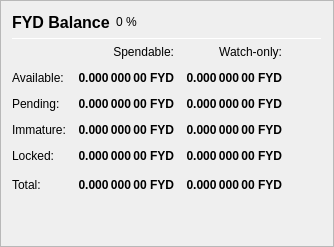
                   <widget class="QFrame" name="frame_Balances">
                    <property name="frameShape">
                     <enum>QFrame::StyledPanel</enum>
                    </property>
                    <property name="frameShadow">
                     <enum>QFrame::Raised</enum>
                    </property>
                    <layout class="QVBoxLayout" name="verticalLayout_4">
                     <item>
                      <layout class="QHBoxLayout" name="horizontalLayout_4">
                       <item>
                        <widget class="QLabel" name="label_5">
                         <property name="minimumSize">
                          <size>
                           <width>0</width>
                           <height>20</height>
                          </size>
                         </property>
                         <property name="font">
                          <font>
                           <pointsize>12</pointsize>
                           <weight>75</weight>
                           <bold>true</bold>
                          </font>
                         </property>
                         <property name="text">
                          <string>FYD Balance</string>
                         </property>
                        </widget>
                       </item>
                       <item>
                        <widget class="QLabel" name="labelFYDPercent">
                         <property name="text">
                          <string notr="true">0 %</string>
                         </property>
                        </widget>
                       </item>
                       <item>
                        <spacer name="horizontalSpacer_3">
                         <property name="orientation">
                          <enum>Qt::Horizontal</enum>
                         </property>
                         <property name="sizeHint" stdset="0">
                          <size>
                           <width>40</width>
                           <height>20</height>
                          </size>
                         </property>
                        </spacer>
                       </item>
                      </layout>
                     </item>
                     <item>
                      <widget class="Line" name="line_Balance">
                       <property name="minimumSize">
                        <size>
                         <width>0</width>
                         <height>1</height>
                        </size>
                       </property>
                       <property name="maximumSize">
                        <size>
                         <width>16777215</width>
                         <height>1</height>
                        </size>
                       </property>
                       <property name="orientation">
                        <enum>Qt::Horizontal</enum>
                       </property>
                      </widget>
                     </item>
                     <item>
                      <layout class="QGridLayout" name="gridLayout">
                       <property name="spacing">
                        <number>12</number>
                       </property>
                       <item row="0" column="1">
                        <widget class="QLabel" name="labelSpendable">
                         <property name="text">
                          <string>Spendable:</string>
                         </property>
                         <property name="alignment">
                          <set>Qt::AlignRight|Qt::AlignTrailing|Qt::AlignVCenter</set>
                         </property>
                        </widget>
                       </item>
                       <item row="0" column="2">
                        <widget class="QLabel" name="labelWatchonly">
                         <property name="text">
                          <string>Watch-only:</string>
                         </property>
                         <property name="alignment">
                          <set>Qt::AlignRight|Qt::AlignTrailing|Qt::AlignVCenter</set>
                         </property>
                        </widget>
                       </item>
                       <item row="1" column="0">
                        <widget class="QLabel" name="labelBalanceText">
                         <property name="text">
                          <string>Available:</string>
                         </property>
                        </widget>
                       </item>
                       <item row="1" column="1">
                        <widget class="QLabel" name="labelBalance">
                         <property name="font">
                          <font>
                           <weight>75</weight>
                           <bold>true</bold>
                          </font>
                         </property>
                         <property name="cursor">
                          <cursorShape>IBeamCursor</cursorShape>
                         </property>
                         <property name="toolTip">
                          <string>Your current spendable balance</string>
                         </property>
                         <property name="text">
                          <string notr="true">0.000 000 00 FYD</string>
                         </property>
                         <property name="alignment">
                          <set>Qt::AlignRight|Qt::AlignTrailing|Qt::AlignVCenter</set>
                         </property>
                         <property name="textInteractionFlags">
                          <set>Qt::LinksAccessibleByMouse|Qt::TextSelectableByKeyboard|Qt::TextSelectableByMouse</set>
                         </property>
                        </widget>
                       </item>
                       <item row="1" column="2">
                        <widget class="QLabel" name="labelWatchAvailable">
                         <property name="font">
                          <font>
                           <weight>75</weight>
                           <bold>true</bold>
                          </font>
                         </property>
                         <property name="cursor">
                          <cursorShape>IBeamCursor</cursorShape>
                         </property>
                         <property name="toolTip">
                          <string>Your current balance in watch-only addresses</string>
                         </property>
                         <property name="text">
                          <string notr="true">0.000 000 00 FYD</string>
                         </property>
                         <property name="alignment">
                          <set>Qt::AlignRight|Qt::AlignTrailing|Qt::AlignVCenter</set>
                         </property>
                         <property name="textInteractionFlags">
                          <set>Qt::LinksAccessibleByMouse|Qt::TextSelectableByKeyboard|Qt::TextSelectableByMouse</set>
                         </property>
                        </widget>
                       </item>
                       <item row="2" column="0">
                        <widget class="QLabel" name="labelPendingText">
                         <property name="text">
                          <string>Pending:</string>
                         </property>
                        </widget>
                       </item>
                       <item row="2" column="1">
                        <widget class="QLabel" name="labelUnconfirmed">
                         <property name="font">
                          <font>
                           <weight>75</weight>
                           <bold>true</bold>
                          </font>
                         </property>
                         <property name="cursor">
                          <cursorShape>IBeamCursor</cursorShape>
                         </property>
                         <property name="toolTip">
                          <string>Total of transactions that have yet to be confirmed, and do not yet count toward the spendable balance</string>
                         </property>
                         <property name="text">
                          <string notr="true">0.000 000 00 FYD</string>
                         </property>
                         <property name="alignment">
                          <set>Qt::AlignRight|Qt::AlignTrailing|Qt::AlignVCenter</set>
                         </property>
                         <property name="textInteractionFlags">
                          <set>Qt::LinksAccessibleByMouse|Qt::TextSelectableByKeyboard|Qt::TextSelectableByMouse</set>
                         </property>
                        </widget>
                       </item>
                       <item row="2" column="2">
                        <widget class="QLabel" name="labelWatchPending">
                         <property name="font">
                          <font>
                           <weight>75</weight>
                           <bold>true</bold>
                          </font>
                         </property>
                         <property name="cursor">
                          <cursorShape>IBeamCursor</cursorShape>
                         </property>
                         <property name="toolTip">
                          <string>Unconfirmed transactions to watch-only addresses</string>
                         </property>
                         <property name="text">
                          <string notr="true">0.000 000 00 FYD</string>
                         </property>
                         <property name="alignment">
                          <set>Qt::AlignRight|Qt::AlignTrailing|Qt::AlignVCenter</set>
                         </property>
                         <property name="textInteractionFlags">
                          <set>Qt::LinksAccessibleByMouse|Qt::TextSelectableByKeyboard|Qt::TextSelectableByMouse</set>
                         </property>
                        </widget>
                       </item>
                       <item row="3" column="0">
                        <widget class="QLabel" name="labelImmatureText">
                         <property name="text">
                          <string>Immature:</string>
                         </property>
                        </widget>
                       </item>
                       <item row="3" column="1">
                        <widget class="QLabel" name="labelImmature">
                         <property name="font">
                          <font>
                           <weight>75</weight>
                           <bold>true</bold>
                          </font>
                         </property>
                         <property name="cursor">
                          <cursorShape>IBeamCursor</cursorShape>
                         </property>
                         <property name="toolTip">
                          <string>Staked or masternode rewards that has not yet matured</string>
                         </property>
                         <property name="text">
                          <string notr="true">0.000 000 00 FYD</string>
                         </property>
                         <property name="alignment">
                          <set>Qt::AlignRight|Qt::AlignTrailing|Qt::AlignVCenter</set>
                         </property>
                         <property name="textInteractionFlags">
                          <set>Qt::LinksAccessibleByMouse|Qt::TextSelectableByKeyboard|Qt::TextSelectableByMouse</set>
                         </property>
                        </widget>
                       </item>
                       <item row="3" column="2">
                        <widget class="QLabel" name="labelWatchImmature">
                         <property name="font">
                          <font>
                           <weight>75</weight>
                           <bold>true</bold>
                          </font>
                         </property>
                         <property name="cursor">
                          <cursorShape>IBeamCursor</cursorShape>
                         </property>
                         <property name="toolTip">
                          <string>Staked or masternode rewards in watch-only addresses that has not yet matured</string>
                         </property>
                         <property name="text">
                          <string notr="true">0.000 000 00 FYD</string>
                         </property>
                         <property name="alignment">
                          <set>Qt::AlignRight|Qt::AlignTrailing|Qt::AlignVCenter</set>
                         </property>
                         <property name="textInteractionFlags">
                          <set>Qt::LinksAccessibleByMouse|Qt::TextSelectableByKeyboard|Qt::TextSelectableByMouse</set>
                         </property>
                        </widget>
                       </item>
                       <item row="4" column="0">
                        <widget class="QLabel" name="labelLockedBalanceText">
                         <property name="toolTip">
                          <string>Locked FYD or Masternode collaterals. These are excluded from zFYD minting.</string>
                         </property>
                         <property name="text">
                          <string>Locked:</string>
                         </property>
                        </widget>
                       </item>
                       <item row="4" column="1">
                        <widget class="QLabel" name="labelLockedBalance">
                         <property name="font">
                          <font>
                           <weight>75</weight>
                           <bold>true</bold>
                          </font>
                         </property>
                         <property name="cursor">
                          <cursorShape>IBeamCursor</cursorShape>
                         </property>
                         <property name="toolTip">
                          <string>Locked FYD or Masternode collaterals. These are excluded from zFYD minting.</string>
                         </property>
                         <property name="text">
                          <string notr="true">0.000 000 00 FYD</string>
                         </property>
                         <property name="alignment">
                          <set>Qt::AlignRight|Qt::AlignTrailing|Qt::AlignVCenter</set>
                         </property>
                         <property name="textInteractionFlags">
                          <set>Qt::LinksAccessibleByMouse|Qt::TextSelectableByKeyboard|Qt::TextSelectableByMouse</set>
                         </property>
                        </widget>
                       </item>
                       <item row="4" column="2">
                        <widget class="QLabel" name="labelWatchLocked">
                         <property name="font">
                          <font>
                           <weight>75</weight>
                           <bold>true</bold>
                          </font>
                         </property>
                         <property name="cursor">
                          <cursorShape>IBeamCursor</cursorShape>
                         </property>
                         <property name="toolTip">
                          <string>Current locked balance in watch-only addresses</string>
                         </property>
                         <property name="text">
                          <string notr="true">0.000 000 00 FYD</string>
                         </property>
                         <property name="alignment">
                          <set>Qt::AlignRight|Qt::AlignTrailing|Qt::AlignVCenter</set>
                         </property>
                         <property name="textInteractionFlags">
                          <set>Qt::LinksAccessibleByMouse|Qt::TextSelectableByKeyboard|Qt::TextSelectableByMouse</set>
                         </property>
                        </widget>
                       </item>
                       <item row="5" column="0">
                        <widget class="QLabel" name="labelTotalText">
                         <property name="toolTip">
                          <string>Your current FydCoin balance, unconfirmed and immature transactions included</string>
                         </property>
                         <property name="text">
                          <string>Total:</string>
                         </property>
                        </widget>
                       </item>
                       <item row="5" column="1">
                        <widget class="QLabel" name="labelTotal">
                         <property name="font">
                          <font>
                           <weight>75</weight>
                           <bold>true</bold>
                          </font>
                         </property>
                         <property name="cursor">
                          <cursorShape>IBeamCursor</cursorShape>
                         </property>
                         <property name="toolTip">
                          <string>Your current FydCoin balance, unconfirmed and immature transactions included</string>
                         </property>
                         <property name="text">
                          <string notr="true">0.000 000 00 FYD</string>
                         </property>
                         <property name="alignment">
                          <set>Qt::AlignRight|Qt::AlignTrailing|Qt::AlignVCenter</set>
                         </property>
                         <property name="textInteractionFlags">
                          <set>Qt::LinksAccessibleByMouse|Qt::TextSelectableByKeyboard|Qt::TextSelectableByMouse</set>
                         </property>
                        </widget>
                       </item>
                       <item row="5" column="2">
                        <widget class="QLabel" name="labelWatchTotal">
                         <property name="font">
                          <font>
                           <weight>75</weight>
                           <bold>true</bold>
                          </font>
                         </property>
                         <property name="cursor">
                          <cursorShape>IBeamCursor</cursorShape>
                         </property>
                         <property name="toolTip">
                          <string>Current total balance in watch-only addresses</string>
                         </property>
                         <property name="text">
                          <string notr="true">0.000 000 00 FYD</string>
                         </property>
                         <property name="alignment">
                          <set>Qt::AlignRight|Qt::AlignTrailing|Qt::AlignVCenter</set>
                         </property>
                         <property name="textInteractionFlags">
                          <set>Qt::LinksAccessibleByMouse|Qt::TextSelectableByKeyboard|Qt::TextSelectableByMouse</set>
                         </property>
                        </widget>
                       </item>
                       <item row="5" column="3">
                        <spacer name="horizontalSpacer_9">
                         <property name="orientation">
                          <enum>Qt::Horizontal</enum>
                         </property>
                         <property name="sizeHint" stdset="0">
                          <size>
                           <width>40</width>
                           <height>20</height>
                          </size>
                         </property>
                        </spacer>
                       </item>
                      </layout>
                     </item>
                     <item>
                      <spacer name="verticalSpacer_3">
                       <property name="orientation">
                        <enum>Qt::Vertical</enum>
                       </property>
                       <property name="sizeHint" stdset="0">
                        <size>
                         <width>20</width>
                         <height>40</height>
                        </size>
                       </property>
                      </spacer>
                     </item>
                    </layout>
                   </widget>
